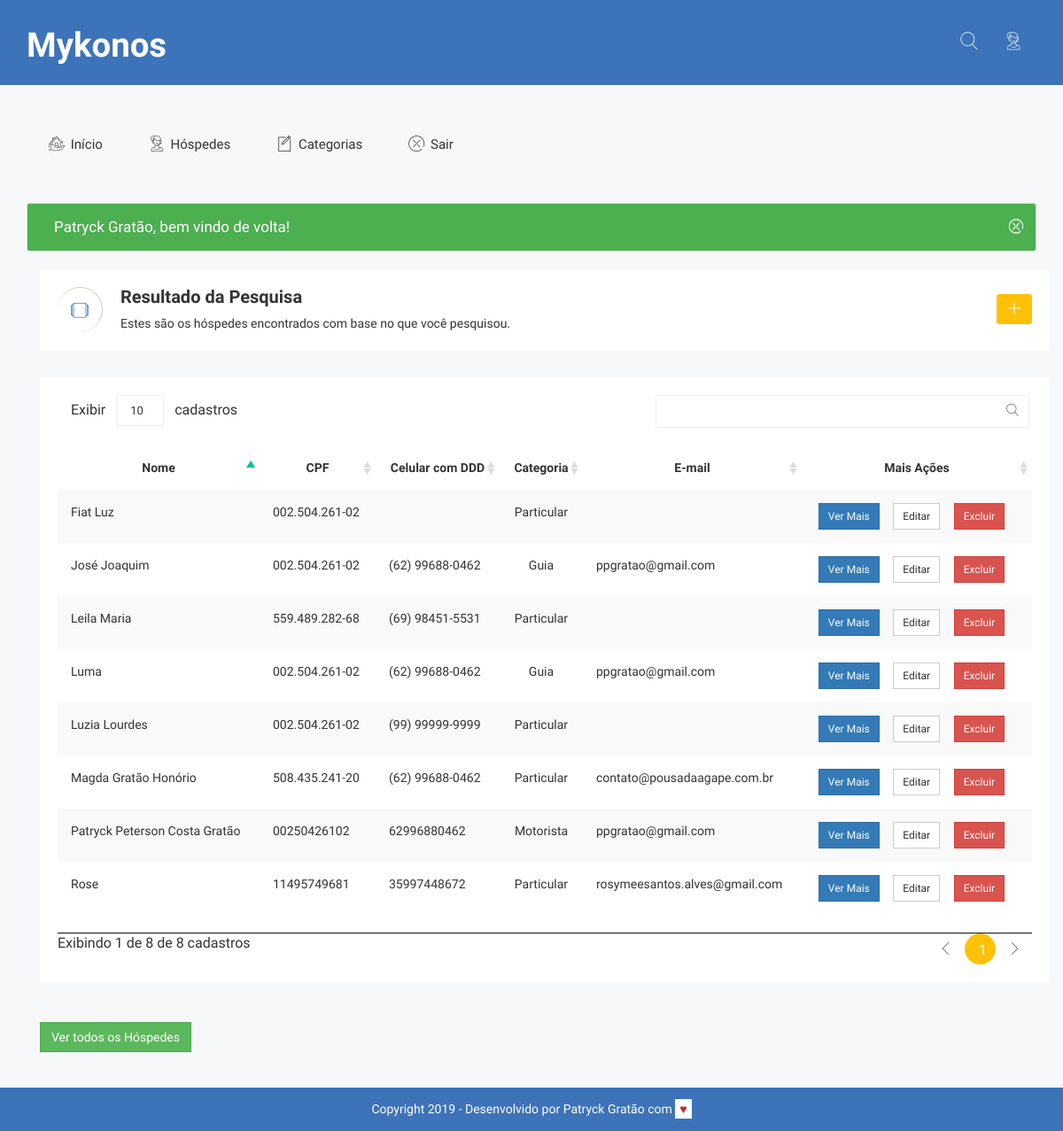
/pesquisar.php (signed in), run on the app's committed database.
### tables this page shows
CREATE TABLE `hospedes` (
  `id` int(11) NOT NULL,
  `nome` varchar(255) NOT NULL,
  `cpf` varchar(20) NOT NULL,
  `data_nascimento` varchar(255) DEFAULT NULL,
  `sexo` char(1) DEFAULT NULL,
  `telefone` varchar(50) DEFAULT NULL,
  `celular` varchar(50) DEFAULT NULL,
  `email` varchar(255) DEFAULT NULL,
  `estado_civil` varchar(60) DEFAULT NULL,
  `cep` varchar(30) DEFAULT NULL,
  `rua` varchar(255) DEFAULT NULL,
  `bairro` varchar(255) DEFAULT NULL,
  `cidade` varchar(255) DEFAULT NULL,
  `estado` char(3) DEFAULT NULL,
  `data_checkin` varchar(255) DEFAULT NULL,
  `data_checkout` varchar(255) DEFAULT NULL,
  `qtd_diarias` int(50) DEFAULT NULL,
  `qtd_pagantes` int(50) DEFAULT NULL,
  `preco_diaria` decimal(50,0) DEFAULT NULL,
  `valor_pago` decimal(50,0) DEFAULT NULL,
  `preco_total` decimal(50,0) DEFAULT NULL,
  `info_extras` longtext,
  `categoria_id` int(11) DEFAULT NULL,
  `cadastrado_por` varchar(255) NOT NULL
);

CREATE TABLE `categorias` (
  `id` int(11) NOT NULL,
  `nome` varchar(255) NOT NULL
);

### banco/banco.php (called while the page is built, shortened)
<?php
function pesquisaHospede ($conexao, $busca) {
	$hospedesEncontrados = array();
	$query = "select p.*, c.nome as categoria_nome from hospedes as p join categorias as c on p.categoria_id = c.id WHERE p.nome LIKE '%{$busca}%' OR p.cpf LIKE '%{$busca}%' ORDER BY p.nome";
	$resultado = mysqli_query($conexao, $query);
	while ($encontrado_array = mysqli_fetch_assoc($resultado)) {
		$hospede = new Hospede();
		$categoria = new Categoria();
		$categoria->nome = $encontrado_array['categoria_nome'];
		$hospede->id = $encontrado_array['id'];
		$hospede->nome = $encontrado_array['nome'];
		$hospede->cpf = $encontrado_array['cpf'];
		$hospede->celular = $encontrado_array['celular'];
		$hospede->categoria = $categoria;
		$hospede->email = $encontrado_array['email'];
		array_push($hospedesEncontrados, $hospede);
	}
	return $hospedesEncontrados;
}

### pesquisar.php (the view, shortened to what this page needs)
<?php
include("banco/conecta.php");
include("banco/banco.php");
include("banco/banco-hospede.php");
	include("partials/_header.php");
	$busca = $_GET['pesquisaHospede'];
	$encontrados = pesquisaHospede($conexao, $busca);
	?>
	<div class="breadcomb-area">
		<div class="container">
			<div class="row">
				<div class="col-lg-12 col-md-12 col-sm-12 col-xs-12">
					<div class="breadcomb-list">
						<div class="row">
							<div class="col-lg-8 col-md-8 col-sm-8 col-xs-12">
								<div class="breadcomb-wp">
									<div class="breadcomb-icon">
										<i class="notika-icon notika-windows"></i>
									</div>
									<div class="breadcomb-ctn">
										<h2>Resultado da Pesquisa</h2>
										<p>Estes são os hóspedes encontrados com base no que você pesquisou. </p>
									</div>
								</div>
							</div>
							<div class="col-lg-4 col-md-4 col-sm-4 col-xs-3">
								<div class="breadcomb-report">
									<a href="cadastrar-hospede.php" data-toggle="tooltip" data-placement="left" title="Cadastrar novo Hóspede" class="btn"><i class="notika-icon notika-plus-symbol"></i></a>
								</div>
							</div>
						</div>
					</div>
				</div>
			</div>
		</div>
	</div>
	<?php if (sizeof($encontrados) > 0) { ?>
		<div class="data-table-area">
			<div class="container">
				<div class="row">
					<div class="col-lg-12 col-md-12 col-sm-12 col-xs-12">
						<div class="data-table-list">
							<div class="table-responsive">
								<table id="data-table-basic" class="table table-striped">
									<thead>
										<tr>
											<th scope="col" class="text-center">Nome</th>
											<th scope="col" class="text-center">CPF</th>
											<th scope="col" class="text-center">Celular com DDD</th>
											<th scope="col" class="text-center">Categoria</th>
											<th scope="col" class="text-center">E-mail</th>
											<th scope="col" class="text-center">Mais Ações</th>
										</tr>
									</thead>
									<tbody>
										<?php
										foreach ($encontrados as $encontrado) : ?>
											<tr>
												<td><?= $encontrado->nome ?></td>
												<td><?= $encontrado->cpf ?></td>
												<td><?= $encontrado->celular ?></td>
												<td class="text-center"><?= $encontrado->categoria->nome ?></td>
												<td><?= $encontrado->email ?></td>
												<td class="mais-acoes text-center">
													<div class="btn-group notika-group-btn material-design-btn">
														<form class="mais-opcoes" action="ver-mais.php">
															<button class="btn btn-primary btn-sm notika-gp-primary">Ver Mais</button>
														</form>
														<form action="editar-hospede.php" class="mais-opcoes" method="post">
															<button class="btn btn-default btn-sm">Editar</button>
														</form>
														<form class="mais-opcoes" action="remover.php" method="post">
															<button class="<?= $_SESSION['nivel_usuario'] == 'admin' ? '' : 'acesso-restrito';  ?> btn btn-sm btn-danger notika-gp-danger">Excluir</button>
														</form>
													</div>
												</td>
											</tr>
										<?php endforeach ?>
									</tbody>
								</table>
							</div>
						</div>
					</div>
				</div><br><br>
				<a class="btn btn-success notika-btn-primary btn" href="listar-hospedes.php">Ver todos os Hóspedes</a>
			</div>
		</div>
	<?php }
	include ("partials/_footer.php");
	?>

### partials/_header.php (shortened to what this page needs)
<?php
       include ("helpers/mensagens.php");
       $nivel_usuario = $_SESSION['nivel_usuario'];
       ?>
       <!doctype html>
       <html class="no-js" lang="pt_BR">
       <head>
        <?php include('partials/_estilos.php'); ?>
    </head>
    <body>
        <div class="header-top-area">
            <div class="container">
                <div class="row">
                    <div class="col-lg-4 col-md-4 col-sm-12 col-xs-12">
                        <div class="logo-area">
                            <h1 class="logo-text"><a href="index.php">Mykonos</a></h1>
                        </div>
                    </div>
                    <div class="col-lg-8 col-md-8 col-sm-12 col-xs-12">
                        <div class="header-top-menu">
                            <ul class="nav navbar-nav notika-top-nav mykonos-search">
                                <li class="nav-item dropdown">
                                    <a href="#" data-toggle="dropdown" role="button" aria-expanded="false" class="nav-link dropdown-toggle"><span><i class="notika-icon notika-search"></i></span></a>
                                </li>
                                <li class="nav-item"><a href="#" data-toggle="dropdown" role="button" aria-expanded="false" class="nav-link dropdown-toggle"><span><i class="notika-icon notika-support"></i></span></a>
                                </li>
                            </ul>
                        </div>
                    </div>
                </div>
            </div>
        </div>
        <div class="main-menu-area mg-tb-40">
            <div class="container">
                <div class="row">
                    <div class="col-lg-12 col-md-12 col-sm-12 col-xs-12">
                        <ul class="nav nav-tabs notika-menu-wrap menu-it-icon-pro">
                            <li class=""><a href="index.php"><i class="notika-icon notika-house"></i> Início</a>
                            </li>
                            <li><a data-toggle="tab" href="#menuHospedes"><i class="notika-icon notika-support"></i> Hóspedes</a>
                            </li>
                            <li class="<?= $nivel_usuario == 'admin' ? '' : 'acesso-restrito';  ?>"><a data-toggle="tab" href="#menuCategorias"><i class="notika-icon notika-edit"></i> Categorias</a>
                            </li>
                            <li><a href="logout.php"><i class="notika-icon notika-close"></i> Sair</a>
                            </li>
                        </ul>
                    </div>
                </div>
            </div>
        </div>
        <div class="notika-status-area">
            <div class="container">
                <?php
                mostraAlerta('success');
                ?>

### partials/_estilos.php (shortened to what this page needs)
<link rel="stylesheet" href="assets/css/bootstrap.min.css">
<link rel="stylesheet" href="assets/css/font-awesome.min.css">
<link rel="stylesheet" href="assets/css/owl.carousel.css">
<link rel="stylesheet" href="assets/css/owl.theme.css">
<link rel="stylesheet" href="assets/css/owl.transitions.css">
<link rel="stylesheet" href="assets/css/meanmenu/meanmenu.min.css">
<link rel="stylesheet" href="assets/css/animate.css">
<link rel="stylesheet" href="assets/css/summernote/summernote.css">
<link rel="stylesheet" href="assets/css/themesaller-forms.css">
<link rel="stylesheet" href="assets/css/normalize.css">
<link rel="stylesheet" href="assets/css/scrollbar/jquery.mCustomScrollbar.min.css">
<link rel="stylesheet" href="assets/css/jvectormap/jquery-jvectormap-2.0.3.css">
<link rel="stylesheet" href="assets/css/notika-custom-icon.css">
<link rel="stylesheet" href="assets/css/bootstrap-select/bootstrap-select.css">
<link rel="stylesheet" href="assets/css/datapicker/datepicker3.css">
<link rel="stylesheet" href="assets/css/dialog/sweetalert2.min.css">
<link rel="stylesheet" href="assets/css/dialog/dialog.css">
<link rel="stylesheet" href="assets/css/color-picker/farbtastic.css">
<link rel="stylesheet" href="assets/css/chosen/chosen.css">
<link rel="stylesheet" href="assets/css/notification/notification.css">
<link rel="stylesheet" href="assets/css/dropzone/dropzone.css">
<link rel="stylesheet" href="assets/css/wave/waves.min.css">
<link rel="stylesheet" href="assets/css/jquery.dataTables.min.css">
<link rel="stylesheet" href="assets/css/wave/waves.min.css">
<link rel="stylesheet" href="assets/css/main.css">
<link rel="stylesheet" href="assets/css/style.css">
<link rel="stylesheet" href="assets/css/responsive.css">
<link rel="stylesheet" href="assets/css/mykonos.css">

### helpers/mensagens.php (shortened to what this page needs)
<?php
function mostraAlerta($tipo) {
	if (isset($_SESSION[$tipo])) { ?>
		<div class="alert-list">
			<div class="alert alert-<?=$tipo?> alert-dismissible" role="alert">
				<button type="button" class="close" data-dismiss="alert" aria-label="Close"><span aria-hidden="true"><i class="notika-icon notika-close"></i></span></button> <?=$_SESSION[$tipo]?>
			</div>
		</div>
		<?php
	}
}

### partials/_footer.php (shortened to what this page needs)
    </div>
</div>
<div class="footer-copyright-area">
    <div class="container">
        <div class="row">
            <div class="col-lg-12 col-md-12 col-sm-12 col-xs-12">
                <div class="footer-copy-right">
                    <p>Copyright <?= date("Y");?> - Desenvolvido por <a href="http://p23.com.br" target="_blank">Patryck Gratão</a> com <span class="amor"> &hearts;</span></p> </div>
                </div>
            </div>
        </div>
    </div>
</body>
</html>

### assets/css/themesaller-forms.css (style rules this page uses)
html, body { border: 0; margin: 0; padding: 0; font-size: 100%; vertical-align: baseline; font: inherit; }
body { margin: 0; padding: 0; background:url(../images/body_bg.jpg) no-repeat center top; }

### assets/css/notification/notification.css (style rules this page uses)
.alert-success { background-color:#4CAF50; color:#fff }
.alert { padding-left:30px; font-size:17px }
.alert span { cursor:pointer }

### assets/css/main.css (style rules this page uses)
html { color: #222; font-size: 1em; line-height: 1.4; }

### assets/css/mykonos.css (style rules this page uses)
.logo-text a { color: #fff; font-size: 1.2em; }
body { font-family: 'Ubuntu', sans-serif; }
.mykonos-search { margin: 1em; }
.amor { color: #cc2222; background-color: #fff; padding: 3px 5px; }
.mais-opcoes { display: inline; }
.btn-primary, .btn-default, .btn-danger, .btn-warning, .btn-success { border-radius: 0; margin-right: 1em; }

### data on the page
hospedes: nome "Fiat Luz", cpf "002.504.261-02", categoria.nome "Particular"
hospedes: nome "José Joaquim", cpf "002.504.261-02", celular "(62) 99688-0462", categoria.nome "Guia", email "ppgratao@gmail.com"
hospedes: nome "Leila Maria", cpf "559.489.282-68", celular "(69) 98451-5531", categoria.nome "Particular"
hospedes: nome "Luma", cpf "002.504.261-02", celular "(62) 99688-0462", categoria.nome "Guia", email "ppgratao@gmail.com"
hospedes: nome "Luzia Lourdes", cpf "002.504.261-02", celular "(99) 99999-9999", categoria.nome "Particular"
hospedes: nome "Magda Gratão Honório", cpf "508.435.241-20", celular "(62) 99688-0462", categoria.nome "Particular", email "contato@pousadaagape.com.br"
hospedes: nome "Patryck Peterson Costa Gratão", cpf "00250426102", celular "62996880462", categoria.nome "Motorista", email "ppgratao@gmail.com"
hospedes: nome "Rose", cpf "11495749681", celular "35997448672", categoria.nome "Particular", email "rosymeesantos.alves@gmail.com"

### other printed values
$_SESSION[$tipo] "Patryck Gratão, bem vindo de volta!"
